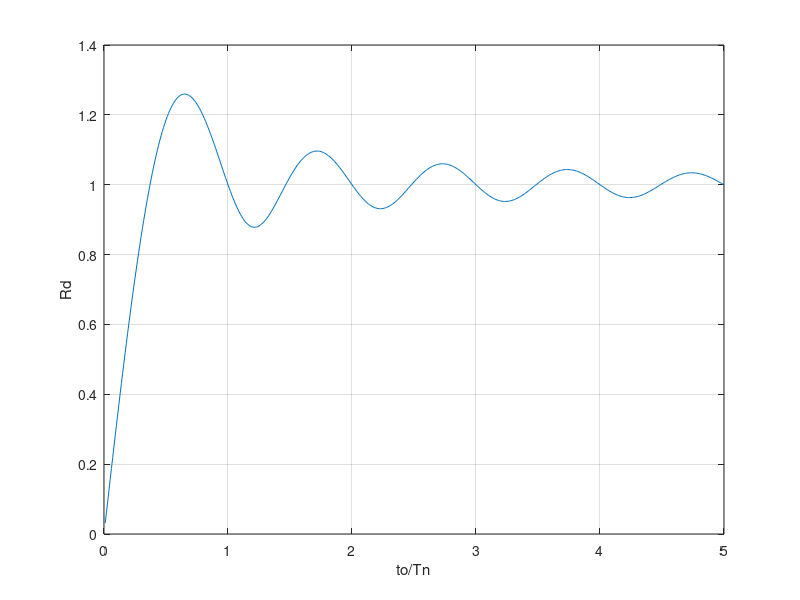

MATLAB code for this plot:
close all
clear all
clc

% 
% x=0:0.01:5;
% 
% ForcedVibration = 1 - (x.*2.*pi).^(-1).*sin(x.*2.*pi);
% 
% y=0:0.01:5;
% a=(2.*y.*pi).^(-1);
% c=(1-a.*(sin(2.*pi.*y))).^2;  
% b=(pi*pi*y.*y).^(-1).*(sin(pi*y)).^4;
% FreeVibration = (c+b).^0.5;
% 
% 
% 
% grid on
% hold on
% plot(y,FreeVibration,'--');
% 
% plot(x,ForcedVibration);
% xlabel('to/Tn');
% ylabel('Rd')



y=0:0.01:5;
a=(2.*y.*pi).^(-1);
c=(1-a.*(sin(2.*pi.*y))).^2;  
b=(pi*pi*y.*y).^(-1).*(sin(pi*y)).^4;
FreeVibration = (c+b).^0.5;


plot(y,FreeVibration);
xlabel('to/Tn');
ylabel('Rd')
grid on






% x1=0:0.01:0.5;
% y1 = 2.*x1-1/pi.*sin(2.*pi.*x1);
% 
% x2=0.5:0.01:5;
% y2 = cos(2*pi*x2-pi)+1/pi*sin(2*pi.*x2-pi)-1/pi*sin(2*pi.*x2) ;
% plot(x1,y1,x2,y2);
% grid on
% xlabel('t/Tn')
% ylabel('u(t)/(ust)0')


% x3=0:0.01:2;
% y3=0.5*x3-0.25/pi.*sin(2.*pi.*x3);
% 
% x4=2:0.01:5;
% y4 = cos(2*pi*x4-4*pi)+0.25/pi*sin(2*pi.*x4-4*pi)-0.25/pi*sin(2*pi.*x4) ;
% plot(x3,y3,x4,y4);
% xlabel('t/Tn')
% ylabel('u(t)/(ust)0')
% grid on
% 











